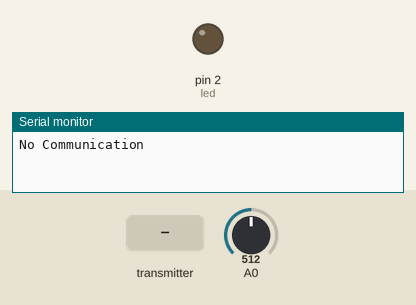
Simulated run of this sketch. Board: Arduino Uno, built with avr-gcc and run on an emulated ATmega328P. On the bench: output pins drawn as LEDs (lit = HIGH), the last lines printed to the serial monitor. The inputs (shaded band) are chosen by the test bench; at power-on: A0 = 512. No radio packets arrive unless stated.

Above: at 1.2 s.
1.3 s: the transmitter starts sending buttonState = 1
At 2.2 s:
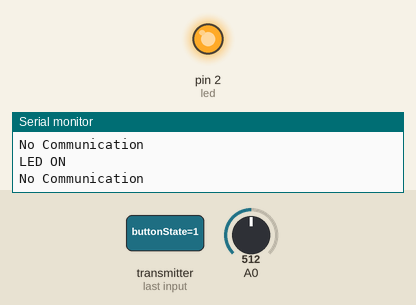
2.8 s: the transmitter starts sending buttonState = 0
At 3.3 s:
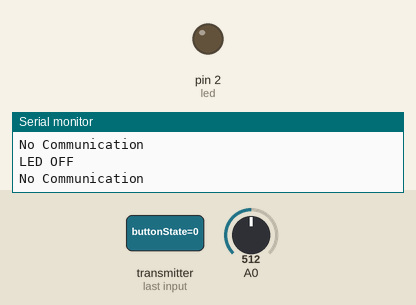
Timing chart, 0 to 5.8 s (numbered marks = the images above; inputs shaded):
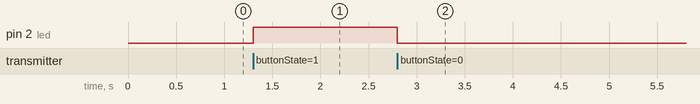

Measured:
- after the input at 1.3 s, pin 2 (led): LOW → HIGH at once
- after the input at 2.8 s, pin 2 (led): HIGH → LOW at once

The sketch:

transiver1.ino
```cpp
/*
* Arduino Wireless Communication Tutorial
*     Example 2 - Transmitter Code
*
* by Dejan Nedelkovski, www.HowToMechatronics.com
*
* Library: TMRh20/RF24, https://github.com/tmrh20/RF24/
*/

#include <SPI.h>
#include <nRF24L01.h>
#include <RF24.h>

#define led 2

RF24 radio(5, 6); // CE, CSN
const byte addresses[][6] = {"00001", "00002"};
boolean buttonState = 0;

void setup()
{
  Serial.begin(115200);
  pinMode(2, OUTPUT);
  radio.begin();
  radio.openWritingPipe(addresses[1]); // 00002
  radio.openReadingPipe(1, addresses[0]); // 00001
  radio.setPALevel(RF24_PA_MIN);
}

void loop() {
  delay(5);

  radio.stopListening();
  int potValue = analogRead(A0);
  int angleValue = map(potValue, 0, 1023, 0, 180);
  radio.write(&angleValue, sizeof(angleValue));

  delay(5);
  radio.startListening();
  if (!radio.available())
  {
     Serial.println("No Communication");
  }
  while (!radio.available());
  radio.read(&buttonState, sizeof(buttonState));
  if (buttonState == HIGH) {
    digitalWrite(led, HIGH);
     Serial.println("LED ON");
  }
  else {
    digitalWrite(led, LOW);
    Serial.println("LED OFF");
  }
}
```
